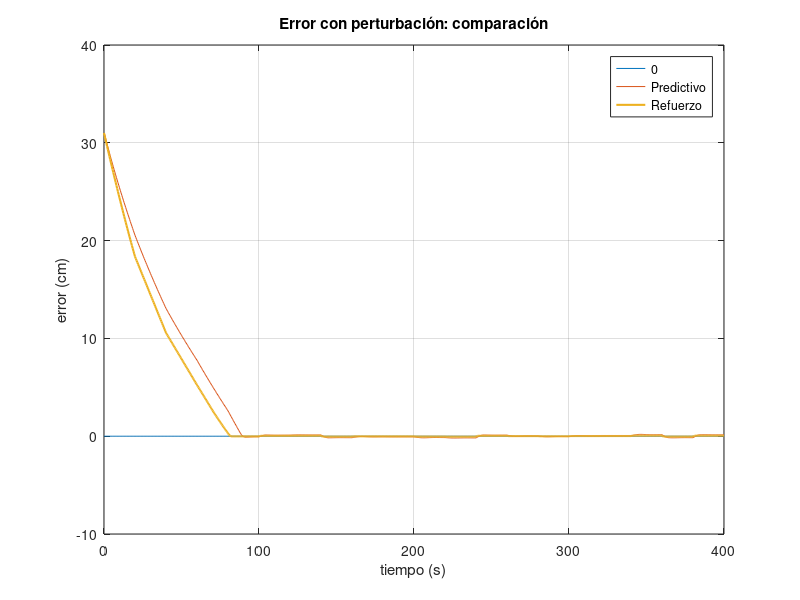

Write the MATLAB code that produced this figure.

clear all;

% Errores
error_predictive = load("error_predictive.mat", "error");
error_predictive = error_predictive.("error");

error_rl = load("error_rl.mat", "error");
error_rl = error_rl.("error");

figure(2)
plot(error_predictive(1,:), zeros(size(error_predictive(1,:))), error_predictive(1,:), error_predictive(2,:)*100, ...
    error_rl(1,:), error_rl(2,:)*100, 'linewidth', 1.5);
grid on;
xlabel('tiempo (s)');
ylabel('error (cm)');
legend('0', 'Predictivo', 'Refuerzo');
title('Error con perturbación: comparación');
